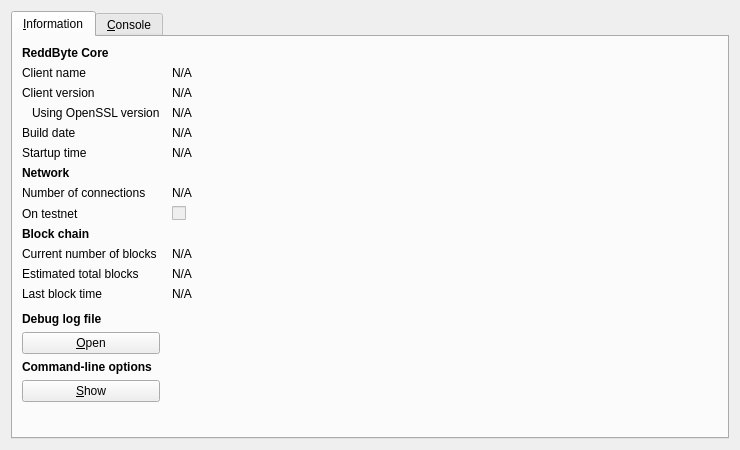
<?xml version="1.0" encoding="UTF-8"?>
<ui version="4.0">
 <class>RPCConsole</class>
 <widget class="QDialog" name="RPCConsole">
  <property name="geometry">
   <rect>
    <x>0</x>
    <y>0</y>
    <width>740</width>
    <height>450</height>
   </rect>
  </property>
  <property name="windowTitle">
   <string>ReddByte - Debug window</string>
  </property>
  <layout class="QVBoxLayout" name="verticalLayout_2">
   <item>
    <widget class="QTabWidget" name="tabWidget">
     <property name="currentIndex">
      <number>0</number>
     </property>
     <widget class="QWidget" name="tab_info">
      <attribute name="title">
       <string>&amp;Information</string>
      </attribute>
      <layout class="QGridLayout" name="gridLayout" columnstretch="0,1">
       <property name="horizontalSpacing">
        <number>12</number>
       </property>
       <item row="0" column="0">
        <widget class="QLabel" name="label_9">
         <property name="font">
          <font>
           <weight>75</weight>
           <bold>true</bold>
          </font>
         </property>
         <property name="text">
          <string>ReddByte Core</string>
         </property>
        </widget>
       </item>
       <item row="1" column="0">
        <widget class="QLabel" name="label_5">
         <property name="text">
          <string>Client name</string>
         </property>
        </widget>
       </item>
       <item row="1" column="1">
        <widget class="QLabel" name="clientName">
         <property name="cursor">
          <cursorShape>IBeamCursor</cursorShape>
         </property>
         <property name="text">
          <string>N/A</string>
         </property>
         <property name="textFormat">
          <enum>Qt::PlainText</enum>
         </property>
         <property name="textInteractionFlags">
          <set>Qt::LinksAccessibleByMouse|Qt::TextSelectableByKeyboard|Qt::TextSelectableByMouse</set>
         </property>
        </widget>
       </item>
       <item row="2" column="0">
        <widget class="QLabel" name="label_6">
         <property name="text">
          <string>Client version</string>
         </property>
        </widget>
       </item>
       <item row="2" column="1">
        <widget class="QLabel" name="clientVersion">
         <property name="cursor">
          <cursorShape>IBeamCursor</cursorShape>
         </property>
         <property name="text">
          <string>N/A</string>
         </property>
         <property name="textFormat">
          <enum>Qt::PlainText</enum>
         </property>
         <property name="textInteractionFlags">
          <set>Qt::LinksAccessibleByMouse|Qt::TextSelectableByKeyboard|Qt::TextSelectableByMouse</set>
         </property>
        </widget>
       </item>
       <item row="3" column="0">
        <widget class="QLabel" name="label_14">
         <property name="text">
          <string>Using OpenSSL version</string>
         </property>
         <property name="indent">
          <number>10</number>
         </property>
        </widget>
       </item>
       <item row="3" column="1">
        <widget class="QLabel" name="openSSLVersion">
         <property name="cursor">
          <cursorShape>IBeamCursor</cursorShape>
         </property>
         <property name="text">
          <string>N/A</string>
         </property>
         <property name="textFormat">
          <enum>Qt::PlainText</enum>
         </property>
         <property name="textInteractionFlags">
          <set>Qt::LinksAccessibleByMouse|Qt::TextSelectableByKeyboard|Qt::TextSelectableByMouse</set>
         </property>
        </widget>
       </item>
       <item row="4" column="0">
        <widget class="QLabel" name="label_12">
         <property name="text">
          <string>Build date</string>
         </property>
        </widget>
       </item>
       <item row="4" column="1">
        <widget class="QLabel" name="buildDate">
         <property name="cursor">
          <cursorShape>IBeamCursor</cursorShape>
         </property>
         <property name="text">
          <string>N/A</string>
         </property>
         <property name="textFormat">
          <enum>Qt::PlainText</enum>
         </property>
         <property name="textInteractionFlags">
          <set>Qt::LinksAccessibleByMouse|Qt::TextSelectableByKeyboard|Qt::TextSelectableByMouse</set>
         </property>
        </widget>
       </item>
       <item row="5" column="0">
        <widget class="QLabel" name="label_13">
         <property name="text">
          <string>Startup time</string>
         </property>
        </widget>
       </item>
       <item row="5" column="1">
        <widget class="QLabel" name="startupTime">
         <property name="cursor">
          <cursorShape>IBeamCursor</cursorShape>
         </property>
         <property name="text">
          <string>N/A</string>
         </property>
         <property name="textFormat">
          <enum>Qt::PlainText</enum>
         </property>
         <property name="textInteractionFlags">
          <set>Qt::LinksAccessibleByMouse|Qt::TextSelectableByKeyboard|Qt::TextSelectableByMouse</set>
         </property>
        </widget>
       </item>
       <item row="6" column="0">
        <widget class="QLabel" name="label_11">
         <property name="font">
          <font>
           <weight>75</weight>
           <bold>true</bold>
          </font>
         </property>
         <property name="text">
          <string>Network</string>
         </property>
        </widget>
       </item>
       <item row="7" column="0">
        <widget class="QLabel" name="label_7">
         <property name="text">
          <string>Number of connections</string>
         </property>
        </widget>
       </item>
       <item row="7" column="1">
        <widget class="QLabel" name="numberOfConnections">
         <property name="cursor">
          <cursorShape>IBeamCursor</cursorShape>
         </property>
         <property name="text">
          <string>N/A</string>
         </property>
         <property name="textFormat">
          <enum>Qt::PlainText</enum>
         </property>
         <property name="textInteractionFlags">
          <set>Qt::LinksAccessibleByMouse|Qt::TextSelectableByKeyboard|Qt::TextSelectableByMouse</set>
         </property>
        </widget>
       </item>
       <item row="8" column="0">
        <widget class="QLabel" name="label_8">
         <property name="text">
          <string>On testnet</string>
         </property>
        </widget>
       </item>
       <item row="8" column="1">
        <widget class="QCheckBox" name="isTestNet">
         <property name="enabled">
          <bool>false</bool>
         </property>
         <property name="text">
          <string/>
         </property>
        </widget>
       </item>
       <item row="9" column="0">
        <widget class="QLabel" name="label_10">
         <property name="font">
          <font>
           <weight>75</weight>
           <bold>true</bold>
          </font>
         </property>
         <property name="text">
          <string>Block chain</string>
         </property>
        </widget>
       </item>
       <item row="10" column="0">
        <widget class="QLabel" name="label_3">
         <property name="text">
          <string>Current number of blocks</string>
         </property>
        </widget>
       </item>
       <item row="10" column="1">
        <widget class="QLabel" name="numberOfBlocks">
         <property name="cursor">
          <cursorShape>IBeamCursor</cursorShape>
         </property>
         <property name="text">
          <string>N/A</string>
         </property>
         <property name="textFormat">
          <enum>Qt::PlainText</enum>
         </property>
         <property name="textInteractionFlags">
          <set>Qt::LinksAccessibleByMouse|Qt::TextSelectableByKeyboard|Qt::TextSelectableByMouse</set>
         </property>
        </widget>
       </item>
       <item row="11" column="0">
        <widget class="QLabel" name="label_4">
         <property name="text">
          <string>Estimated total blocks</string>
         </property>
        </widget>
       </item>
       <item row="11" column="1">
        <widget class="QLabel" name="totalBlocks">
         <property name="cursor">
          <cursorShape>IBeamCursor</cursorShape>
         </property>
         <property name="text">
          <string>N/A</string>
         </property>
         <property name="textFormat">
          <enum>Qt::PlainText</enum>
         </property>
         <property name="textInteractionFlags">
          <set>Qt::LinksAccessibleByMouse|Qt::TextSelectableByKeyboard|Qt::TextSelectableByMouse</set>
         </property>
        </widget>
       </item>
       <item row="12" column="0">
        <widget class="QLabel" name="label_2">
         <property name="text">
          <string>Last block time</string>
         </property>
        </widget>
       </item>
       <item row="12" column="1">
        <widget class="QLabel" name="lastBlockTime">
         <property name="cursor">
          <cursorShape>IBeamCursor</cursorShape>
         </property>
         <property name="text">
          <string>N/A</string>
         </property>
         <property name="textFormat">
          <enum>Qt::PlainText</enum>
         </property>
         <property name="textInteractionFlags">
          <set>Qt::LinksAccessibleByMouse|Qt::TextSelectableByKeyboard|Qt::TextSelectableByMouse</set>
         </property>
        </widget>
       </item>
       <item row="13" column="0">
        <spacer name="verticalSpacer_2">
         <property name="orientation">
          <enum>Qt::Vertical</enum>
         </property>
         <property name="sizeHint" stdset="0">
          <size>
           <width>20</width>
           <height>20</height>
          </size>
         </property>
        </spacer>
       </item>
       <item row="14" column="0">
        <widget class="QLabel" name="labelDebugLogfile">
         <property name="font">
          <font>
           <weight>75</weight>
           <bold>true</bold>
          </font>
         </property>
         <property name="text">
          <string>Debug log file</string>
         </property>
        </widget>
       </item>
       <item row="15" column="0">
        <widget class="QPushButton" name="openDebugLogfileButton">
         <property name="toolTip">
          <string>Open the ReddByte debug log file from the current data directory. This can take a few seconds for large log files.</string>
         </property>
         <property name="text">
          <string>&amp;Open</string>
         </property>
         <property name="autoDefault">
          <bool>false</bool>
         </property>
        </widget>
       </item>
       <item row="16" column="0">
        <widget class="QLabel" name="labelCLOptions">
         <property name="font">
          <font>
           <weight>75</weight>
           <bold>true</bold>
          </font>
         </property>
         <property name="text">
          <string>Command-line options</string>
         </property>
        </widget>
       </item>
       <item row="17" column="0">
        <widget class="QPushButton" name="showCLOptionsButton">
         <property name="toolTip">
          <string>Show the ReddByte-qt help message to get a list with possible ReddByte command-line options.</string>
         </property>
         <property name="text">
          <string>&amp;Show</string>
         </property>
         <property name="autoDefault">
          <bool>false</bool>
         </property>
        </widget>
       </item>
       <item row="18" column="0">
        <spacer name="verticalSpacer">
         <property name="orientation">
          <enum>Qt::Vertical</enum>
         </property>
         <property name="sizeHint" stdset="0">
          <size>
           <width>20</width>
           <height>40</height>
          </size>
         </property>
        </spacer>
       </item>
      </layout>
     </widget>
     <widget class="QWidget" name="tab_console">
      <attribute name="title">
       <string>&amp;Console</string>
      </attribute>
      <layout class="QVBoxLayout" name="verticalLayout_3">
       <property name="spacing">
        <number>3</number>
       </property>
       <item>
        <widget class="QTextEdit" name="messagesWidget">
         <property name="minimumSize">
          <size>
           <width>0</width>
           <height>100</height>
          </size>
         </property>
         <property name="readOnly">
          <bool>true</bool>
         </property>
         <property name="tabKeyNavigation" stdset="0">
          <bool>false</bool>
         </property>
         <property name="columnCount" stdset="0">
          <number>2</number>
         </property>
        </widget>
       </item>
       <item>
        <layout class="QHBoxLayout" name="horizontalLayout">
         <property name="spacing">
          <number>3</number>
         </property>
         <item>
          <widget class="QLabel" name="label">
           <property name="text">
            <string notr="true">&gt;</string>
           </property>
          </widget>
         </item>
         <item>
          <widget class="QLineEdit" name="lineEdit"/>
         </item>
         <item>
          <widget class="QPushButton" name="clearButton">
           <property name="maximumSize">
            <size>
             <width>24</width>
             <height>24</height>
            </size>
           </property>
           <property name="toolTip">
            <string>Clear console</string>
           </property>
           <property name="text">
            <string/>
           </property>
           <property name="icon">
            <iconset resource="../bitcoin.qrc">
             <normaloff>:/icons/remove</normaloff>:/icons/remove</iconset>
           </property>
           <property name="shortcut">
            <string notr="true">Ctrl+L</string>
           </property>
           <property name="autoDefault">
            <bool>false</bool>
           </property>
          </widget>
         </item>
        </layout>
       </item>
      </layout>
     </widget>
    </widget>
   </item>
  </layout>
 </widget>
 <resources>
  <include location="../bitcoin.qrc"/>
 </resources>
 <connections/>
</ui>
